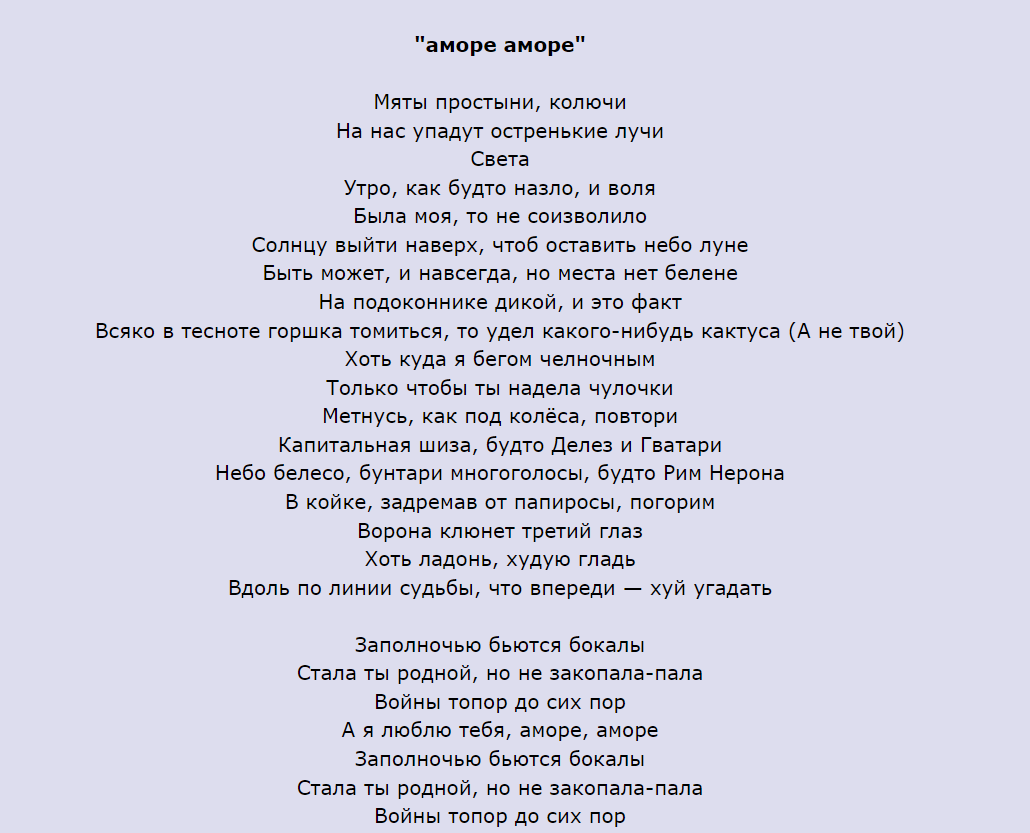
#> input picture 2.png, 1030 x 833 px; its folder holds only this picture in this run
$ python main.py
#> lines starting #> are read from the running program, lines starting #| are printed output that depends on the picture
#> (reads text_from_image.txt from the repository)
#> the answer given: 2.png
### anti_shum.py
from PIL import Image
from PIL import ImageFilter

def shum(pict):
#> called with pict = '2.png'
    src = Image.open(pict)
#> src is the input picture: PIL image 1030x833 RGBA; mean R, G, B, A 212, 212, 228.3, 255
    src = src.convert("L")
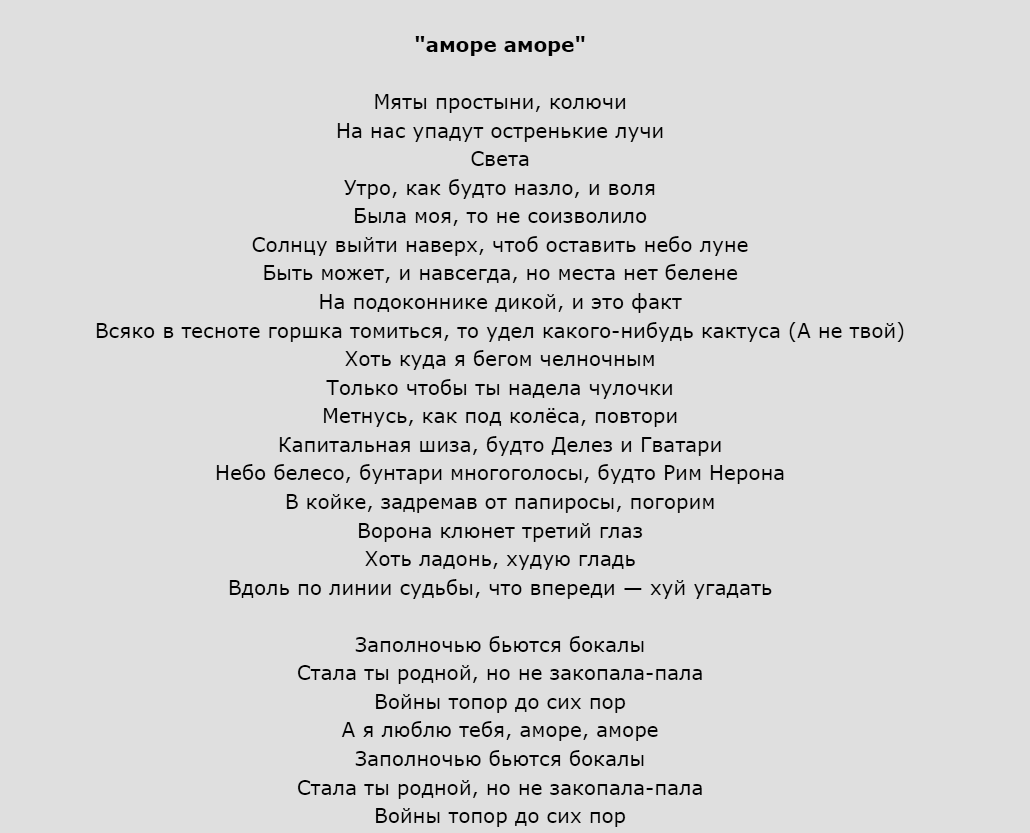
#> src: PIL image 1030x833 L; min 0, max 223, mean 213.9
    dst = src.filter(ImageFilter.Kernel((3, 3), (0, 1, 0, 1, -4, 1, 0, 1, 0), 1, 1))
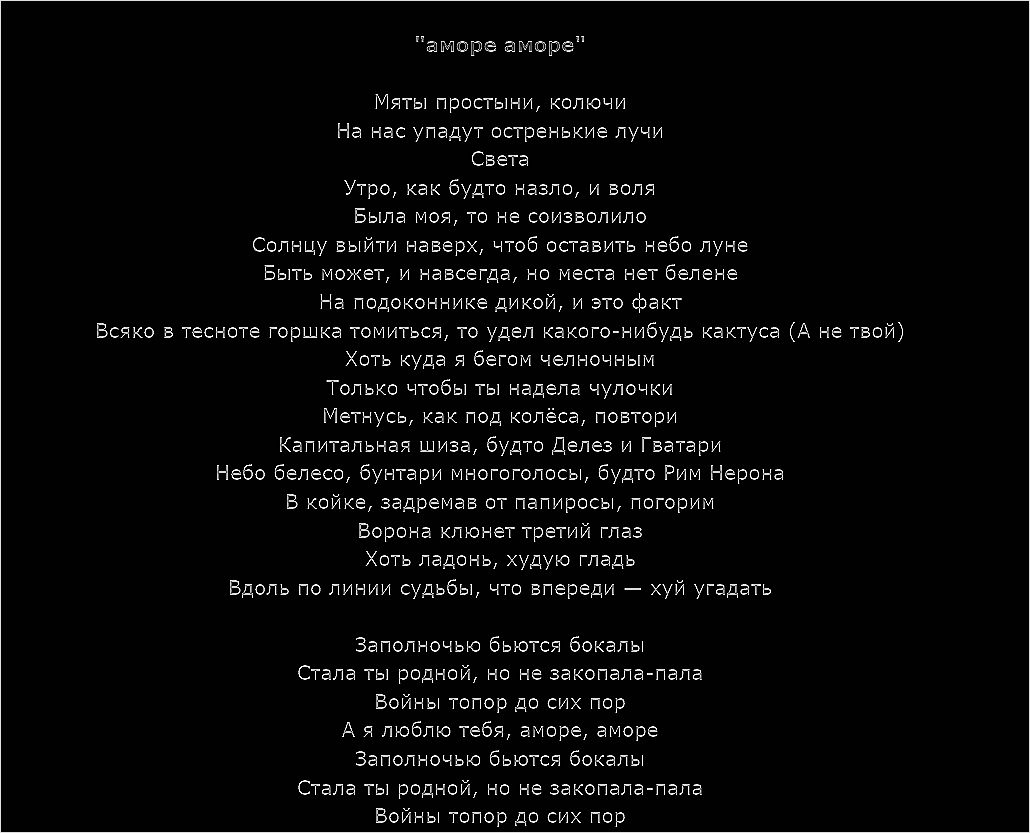
#> dst: PIL image 1030x833 L; min 0, max 255, mean 9.7

### decoder.py
from base64 import b64encode as enc64
from base64 import b64decode as nc64
from io import BytesIO
from PIL import Image


def bynory_pict(pict: str) -> str:
    with open(pict, 'rb') as f:
        bynory = enc64(f.read())
    return bynory


def export(bynory):
    image = BytesIO(nc64(bynory))
    pillow = Image.open(image)
    x = pillow.show()

### zip_text.py
import lzma

def zip():
    with open("text_from_image.txt", 'rb') as file:
        text = file.read()

    data = text

    with lzma.open("file.xz", "w") as f:
        f.write(data)
zip()

### main.py
import cv2
import pytesseract
from decoder import export
from decoder import bynory_pict
from zip_images import main_zip
from anti_shum import shum
from zip_text import zip

def runner():
    pytesseract.pytesseract.tesseract_cmd = "C:\\Program Files\\Tesseract-OCR\\tesseract.exe"

    pict = input('Напиши название фотки:')
    shum(pict)

    export(bynory_pict(pict))
    img = cv2.imread(pict)
    img = cv2.cvtColor(img, cv2.COLOR_BGR2RGB)
    config = r"--oem 3 --psm 6 "

    text = pytesseract.image_to_string(img, lang='rus+eng', config=config)
    print(text.strip())


    # cv2.imshow('Result', img)
    # cv2.waitKey(0)
    f = open('text_from_image.txt', 'w+')
    f.seek(0)
    f.close()
    with open('text_from_image.txt', 'a', encoding="utf-8") as f:
        f.write(text.strip()+"\n")

    main_zip()
    zip()

runner()
#> (the call stopped at in runner, `text = pytesseract.image_to_string(img, lang='rus+eng', config=config)`: pytesseract is not available in this run)
